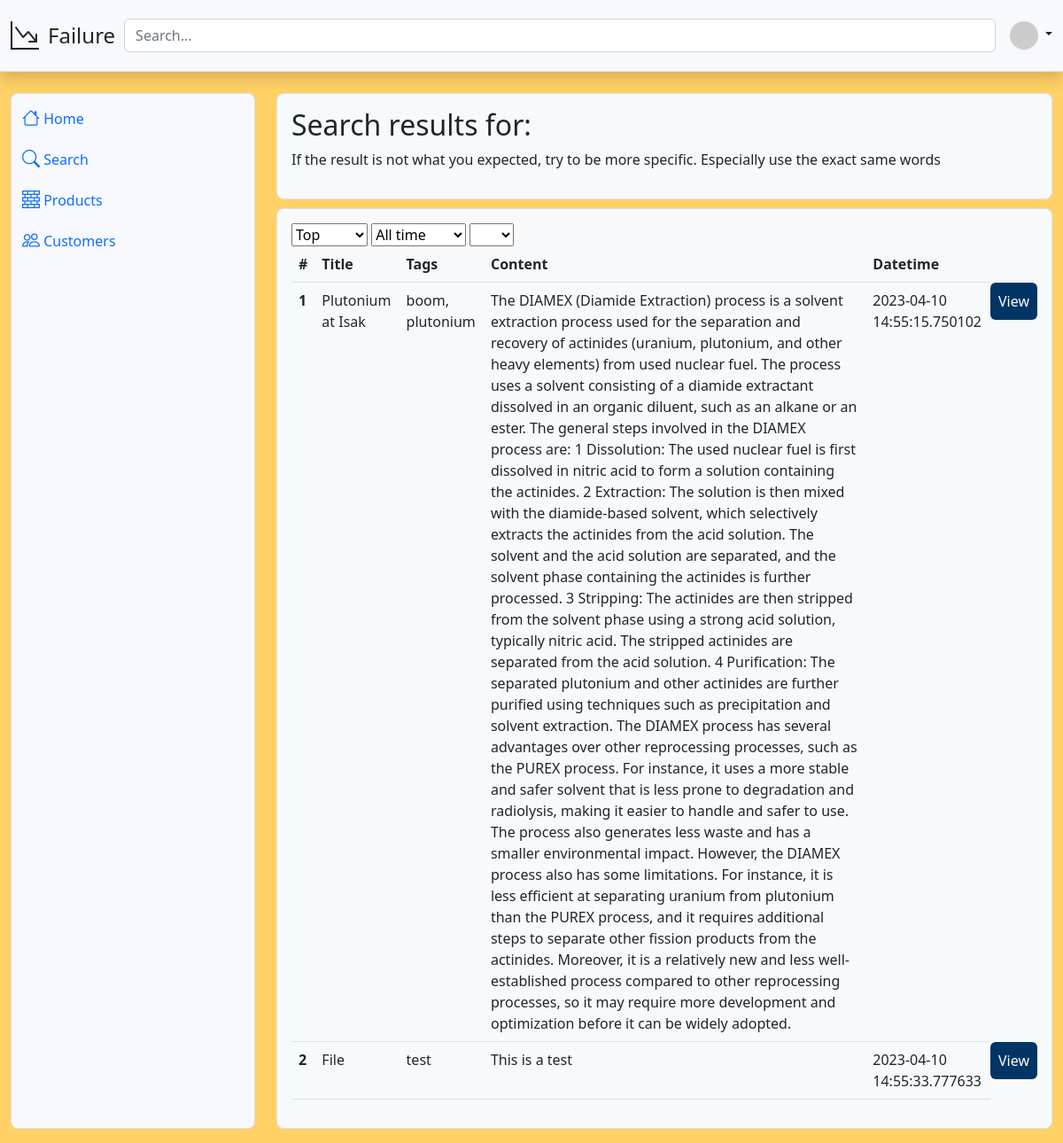
Screenshot of /search with the database file from the repository.
### db_schema.py (models this page shows)
class Post(Base):
    __tablename__ = 'post'
    id = Column(Integer, primary_key=True)
    title = Column(String)
    content = Column(String)
    tags = Column(String)
    datetime = Column(String)
    rating = Column(Integer)
    file_names = Column(String)# file names are separated by commas
    user_id = Column(Integer, ForeignKey('user.id', ondelete='CASCADE'))

### main.py (the view)
@app.route('/search', methods=['GET'])
def search():
    search = request.args.get('search')
    if search is None:
        search = ''
        print("Searched nothing")
    sort = request.args.get('sort')
    if sort is None:
        sort = 'top'
    time = request.args.get('time')
    if time is None:
        time = 'all'
    quantity = request.args.get('quantity')
    if quantity is None:
        quantity = 20
    try:
        quantity = int(quantity)
    except:
        quantity = 20
    db = DatabaseHandler()
    posts = db.search_posts(search, sort, time, quantity)
    db.close()
    print("SEARCH: ", search)
    for post in posts:
        print(post)
    return render_template('search.html', search=search, posts=posts)

### db_handler.py (called while the page is built)
    def close(self):
        self.session.close()

### templates/search.html (shortened to what this page needs)
{% extends 'base.html' %}
{% block content %}
<main class="col overflow-auto h-100" onload="PostsetDropdownValuesFromUrlParams()">
    <div class="bg-light border rounded-3 p-3">
        <h2>Search results for: {{ search }}</h2>
        <p>If the result is not what you expected, try to be more specific. Especially use the exact same words</p>
    </div>
    <div class="bg-light border rounded-3 p-3" style="margin-top: 10px;min-height: 200px;">
        <form method="get">
            <select class="dropdown" id="Search_first-dropdown" onchange="Search_populateSecondDropdown()">
                <option value="top">Top</option>
            </select>
            <select id="Search_second-dropdown" onchange="Search_redirectforsecondDropdown()">
                <option value="all">All time</option>
            </select>
            <select class="dropdown" id="Search_quantity-dropdown" onchange="Set_Search_quantity_limit()">
            </select>
        </form>
        <table class="table">
            <thead>
                <tr>
                <th scope="col">#</th>
                <th scope="col">Title</th>
                <th scope="col">Tags</th>
                <th scope="col">Content</th>
                <th scope="col">Datetime</th>
                </tr>
            </thead>
            <tbody>
                {% for post in posts %}
                <tr>
                    <th scope="row">{{ post.id }}</th>
                    <td>{{ post.title }}</td>
                    <td>{{ post.tags }}</td>
                    <td>{{ post.content }}</td>
                    <td>{{ post.datetime }}</td>
                    <td
                    <button type="button" class="btn" style="background-color: #003566;color: white;" onclick="window.location.href='/post/{{post.id}}'">View</button>
                    </td>
                </tr>
                {% endfor %}
            </tbody>
            </table>
    </div>
</main>
{% endblock %}

### templates/base.html (style rules this page uses)
body { background-color: #FFD166; }

### rows the page displays
Post: id "1", title "Plutonium at Isak", tags "boom, plutonium", content "The DIAMEX (Diamide Extraction) process is a solvent extraction process used for the separation and recovery of actinides (uranium, plutonium, and other heavy elements) from used nuclear fuel. The process uses a solvent consisting of a diamide extractant dissolved in an organic diluent, such as an alkane or an ester. The general steps involved in the DIAMEX process are: 1 Dissolution: The used nuclear fuel is first dissolved in nitric acid to form a solution containing the actinides. 2 Extraction: The solution is then mixed with the diamide-based solvent, which selectively extracts the actinides from the acid solution. The solvent and the acid solution are separated, and the solvent phase…", datetime "2023-04-10 14:55:15.750102"
Post: id "2", title "File", tags "test", content "This is a test", datetime "2023-04-10 14:55:33.777633"
